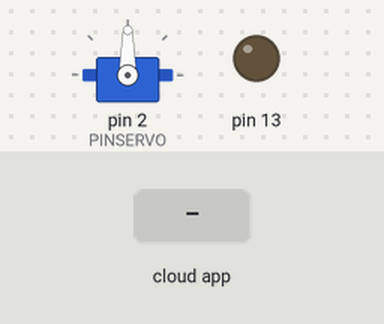
The sketch below on a simulated Arduino Uno, built with avr-gcc and run on an emulated ATmega328P. Parts: servo, output pins drawn as LEDs (lit = HIGH). The test bench sets the inputs (shaded band). The ROS host is connected and sends only what is stated.

Above: at 1.2 s.
1.3 s: the phone or cloud app sets steering to -100
At 1.6 s:
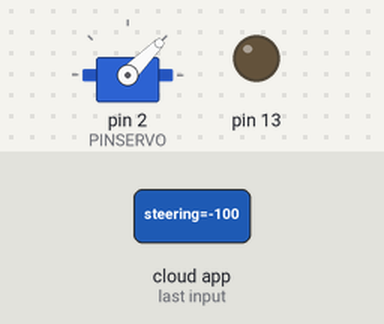
2.8 s: the phone or cloud app sets steering to 100
At 3.9 s:
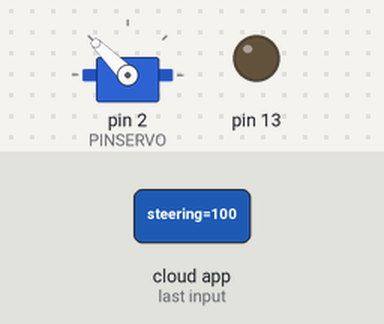
4.3 s: the phone or cloud app sets steering to 0
At 5.1 s:
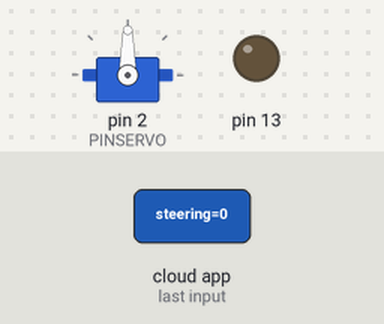
Timing chart, 0 to 7.3 s (numbered marks = the images above; inputs shaded):
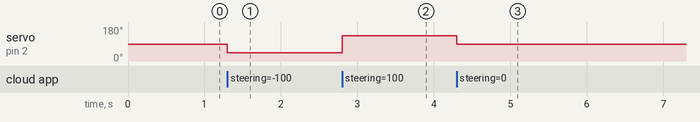

Measured:
- after the input at 1.3 s, servo on pin 2 (PINSERVO): 90° → 45° at once
- after the input at 2.8 s, servo on pin 2 (PINSERVO): 45° → 135° at once
- after the input at 4.3 s, servo on pin 2 (PINSERVO): 135° → 90° at once

The sketch:

Servo_ros.ino
```cpp
#if defined(ARDUINO) && ARDUINO >= 100
  #include "Arduino.h"
#else
  #include <WProgram.h>
#endif


#include <Servo.h>
#include <math.h>
#include <ros.h>
#include <std_msgs/Float64.h>

int PINSERVO = 2;
int PULSOMIN = 500;
int PULSOMAX = 2500;
int input_d = 90;

ros::NodeHandle  nh;

Servo servo;

int rad_to_deg(float rad){
float deg = rad *180/PI;
return round(deg);
}

int fix_degree(int value){
 if(value> 45) value = 45;
  if(value<-45) value = -45;
  value = 90 + value;
  return value;
}

void servo_cb( const std_msgs::Float64& cmd_msg){
  input_d = fix_degree(rad_to_deg(cmd_msg.data));
  servo.write(input_d);
}

ros::Subscriber<std_msgs::Float64> sub("/steering", servo_cb);
void setup(){
  pinMode(13, OUTPUT);
  servo.attach(PINSERVO,PULSOMIN,PULSOMAX);
  servo.write(input_d);
  nh.initNode();
  nh.subscribe(sub);

  servo.attach(2);  //attach it to pin 9
}

void loop(){
  nh.spinOnce();
  delay(1);
}
```
